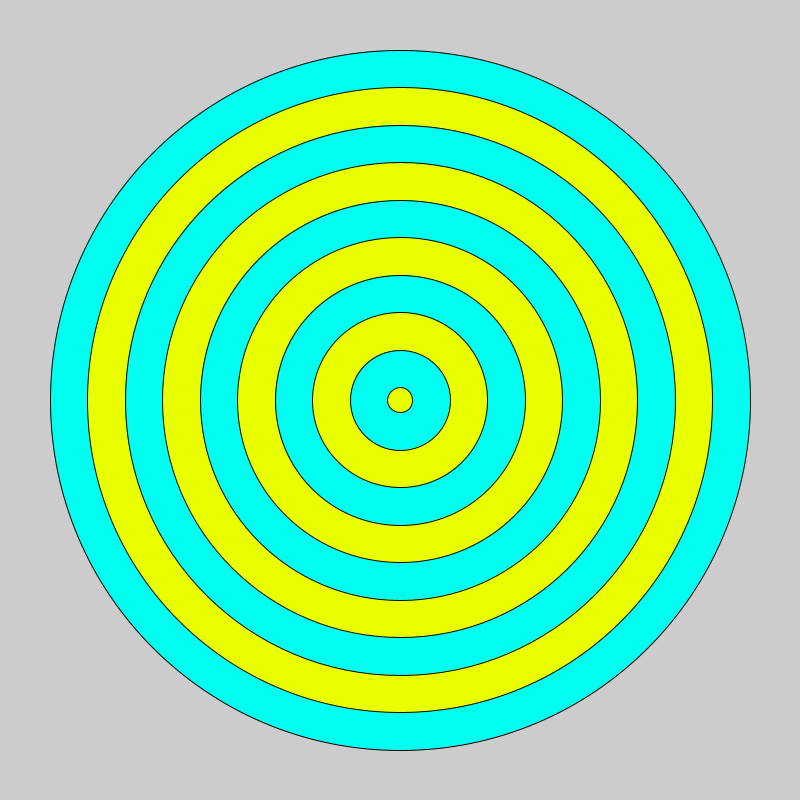
Frame 1 (no input)
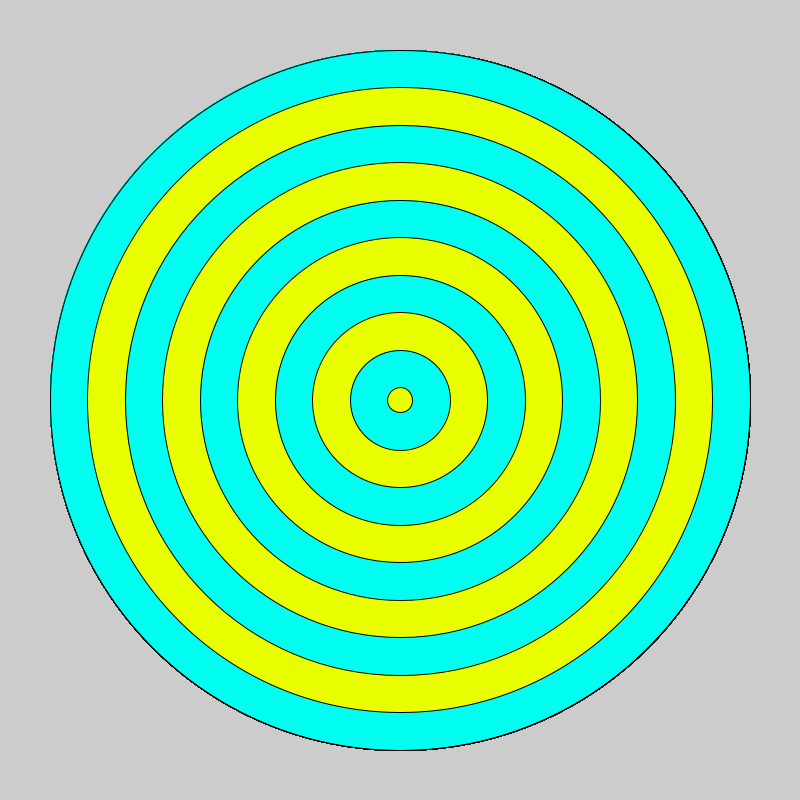
Frame 60 (the mouse pressed at the canvas centre just before this capture)
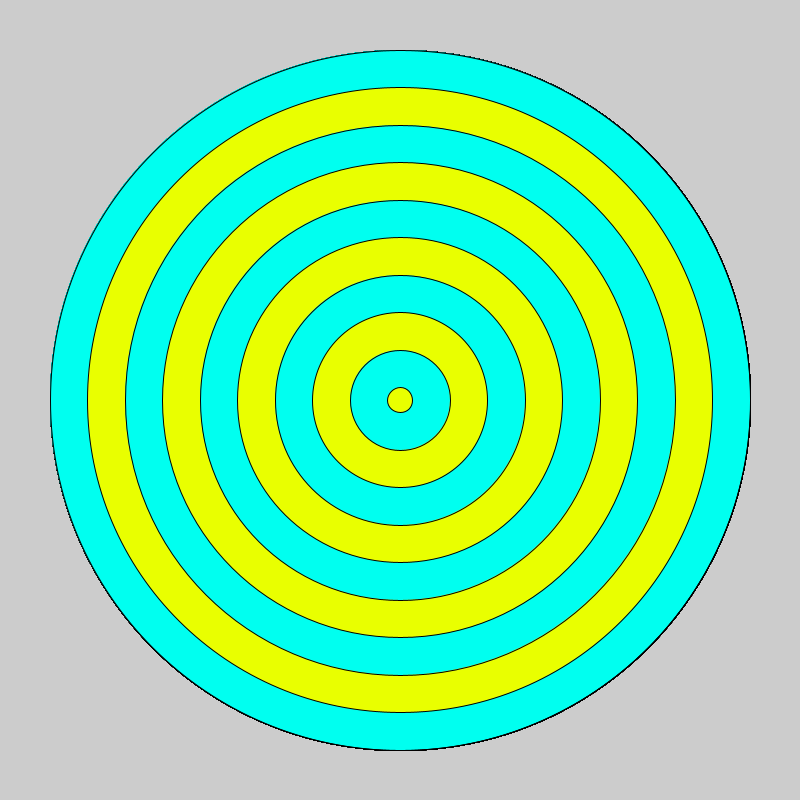
Frame 120 (the mouse held since frame 60 and released just before this capture)

The Processing sketch that drew these frames (run headless with seeded random() and noise(); from frame 60 on, the mouse is pressed at the canvas centre):

// Processing sketch: bullseye
// ── bullseye.pde
   
void setup() {
 
  // set the size of your sketch
  size (800, 800);
}

void draw() {
  
  //Starting with the largest ellipse, use a for loop to draw a bullseye with ellipses.
  int a = 700;
  for (int qwerty = 0; qwerty < 10; qwerty++) {
    if (qwerty%2 == 0) {
    fill(#00FFF0);
    }
    else {
     fill(#E9FF00); 
    }
  ellipse (400, 400, a, a);
  a = a - 75;
  }
  //Use an if statement and modulo to alternate the color of your rings.
  
  
}
